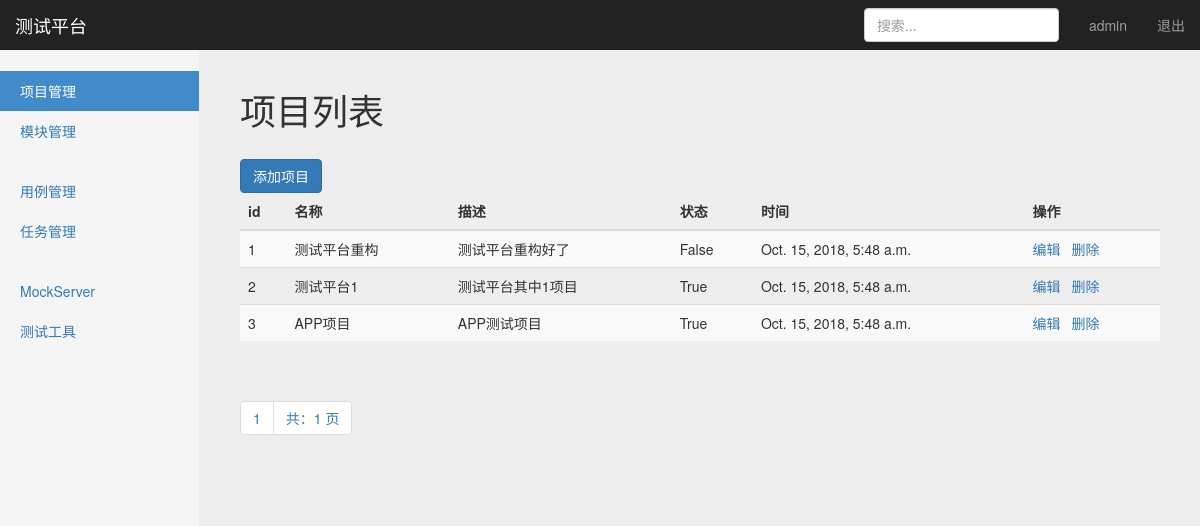
Before: /manage/project_manage/ (signed in) with the older database file.
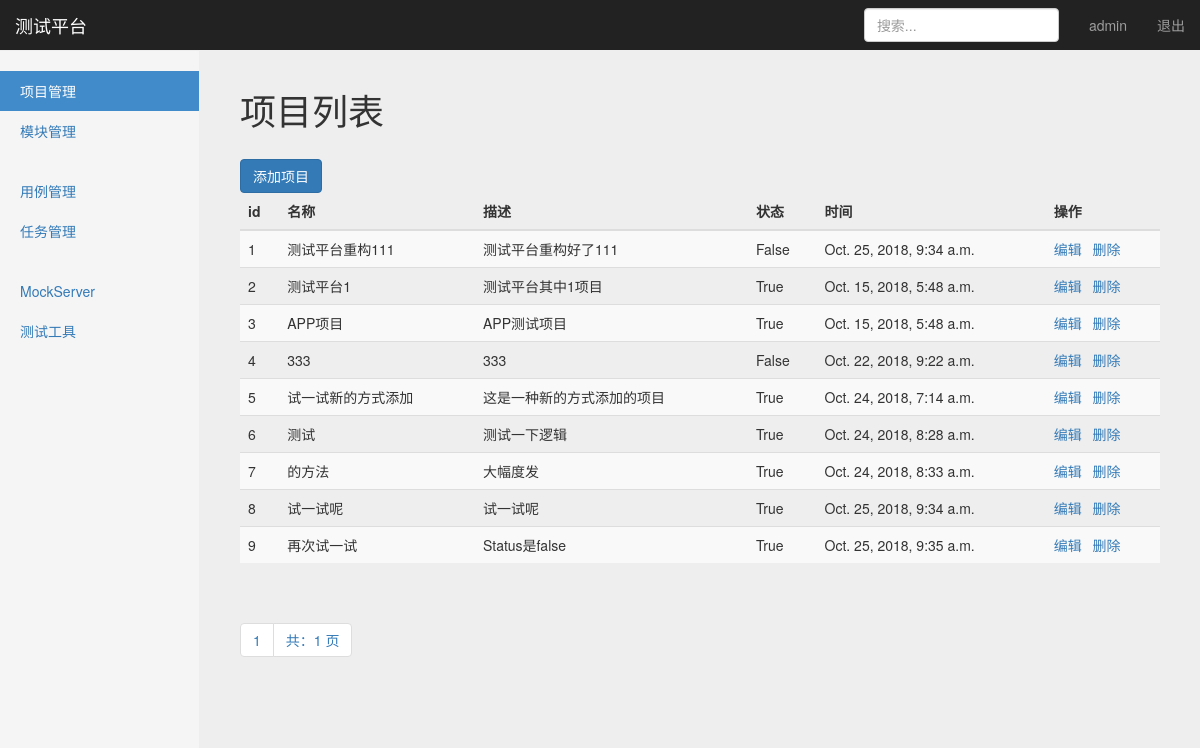
After: the same page with the newer database file.
### project_app/models.py (models this page shows, shortened)
class ProjectManage(models.Model):
    title = models.CharField("名称", max_length=100, blank=False, default="")  # 名称
    description = models.TextField("描述", max_length=100, default="")  # 描述
    status = models.BooleanField("status", default=True)  # 状态
    create_time = models.DateTimeField("创建时间", auto_now_add=True)  # 创建时间

### project_app/views/project_views.py (the view)
# urls.py: path('project_manage/', project_views.project_manage),
@login_required
def project_manage(request):
    username = request.session.get('user1', '')  # 读取浏览器 cookies
    project_list = ProjectManage.objects.get_queryset().order_by('id')
    paginator = Paginator(project_list, 10)
    page = request.GET.get("page")
    try:
        contacts = paginator.page(page)
    except PageNotAnInteger:
        contacts = paginator.page(1)
    except EmptyPage:
        contacts = paginator.page(paginator.num_pages)
    return render(request, "project_manage.html", {"user": username,
                                                   "projects": contacts,
                                                   "type": "list"})

### templates/project_manage.html (shortened to what this page needs)
{% extends "base.html" %}
{% block content %}
  <body>
    <nav class="navbar navbar-inverse navbar-fixed-top">
      <div class="container-fluid">
        <div class="navbar-header">
          <a class="navbar-brand" href="#">测试平台</a>
        </div>
        <div id="navbar" class="navbar-collapse collapse">
          <ul class="nav navbar-nav navbar-right">
            <li><a href="#">{{ user }}</a></li>
            <li><a href="/logout/">退出</a></li>
          </ul>
          <form class="navbar-form navbar-right" method="get" action="/manage/search/">
            <input name="search" type="text" class="form-control" placeholder="搜索...">
          </form>
        </div>
      </div>
    </nav>
    <div class="container-fluid">
      <div class="row">
        <div class="col-sm-3 col-md-2 sidebar">
          <ul class="nav nav-sidebar">
            <li class="active"> <a href="#">项目管理</a></li>
            <li><a href="#">模块管理</a></li>
          </ul>
          <ul class="nav nav-sidebar">
            <li><a href="">用例管理</a></li>
            <li><a href="">任务管理</a></li>
          </ul>
          <ul class="nav nav-sidebar">
            <li><a href="">MockServer</a></li>
            <li><a href="">测试工具</a></li>
          </ul>
        </div>
        {% if type == 'list'%}
        <div class="col-sm-9 col-sm-offset-3 col-md-10 col-md-offset-2 main">
         <div>
          <h1 class="sub-header">项目列表</h1>
          <button type="submit" class="btn btn-primary" onclick="window.location.href='/manage/add_project/'" style="margin-top: 8px;">添加项目</button>
         </div>
          <div class="table-responsive">
            <table class="table table-striped">
              <thead>
                <tr>
                  <th>id</th>
                  <th>名称</th>
                  <th>描述</th>
                  <th>状态</th>
                  <th>时间</th>
                  <th>操作</th>
                </tr>
              </thead>
              <tbody>
                {% for project in projects %}
                  <tr>
                    <td>{{ project.id }}</td>
                    <td>{{ project.title }}</td>
                    <td>{{ project.description }}</td>
                    <td>{{ project.status }}</td>
                    <td>{{ project.create_time }}</td>
                    <td>
                      <a href="{% url 'edit_project_page' project.id %}">编辑</a>&ensp;
                      <a href="{% url 'delete' project.id %}">删除</a>
                    </td>
                  </tr>
                {% endfor %}
              </tbody>
            </table>
               <div class="pagination">
                  <span class="step-links">
                    <ul class="pagination">
                       <li><a href="#">{{ projects.number }}</a></li>
                      <li><a href="#">共：{{ projects.paginator.num_pages }} 页</a></li>
                    </ul>
                  </span>
               </div>
          </div>
        </div>
      {% endif %}
    </div>
{% endblock %}

Changed rows visible on the page:
changed ProjectManage id 1: title "测试平台重构" → "测试平台重构111"; description "测试平台重构好了" → "测试平台重构好了111"; create_time "Oct. 15, 2018, 5:48 a.m." → "Oct. 25, 2018, 9:34 a.m."
added ProjectManage: id "4", title "333", description "333", status "False", create_time "Oct. 22, 2018, 9:22 a.m."
added ProjectManage: id "5", title "试一试新的方式添加", description "这是一种新的方式添加的项目", status "True", create_time "Oct. 24, 2018, 7:14 a.m."
added ProjectManage: id "6", title "测试", description "测试一下逻辑", status "True", create_time "Oct. 24, 2018, 8:28 a.m."
added ProjectManage: id "7", title "的方法", description "大幅度发", status "True", create_time "Oct. 24, 2018, 8:33 a.m."
added ProjectManage: id "8", title "试一试呢", description "试一试呢", status "True", create_time "Oct. 25, 2018, 9:34 a.m."
added ProjectManage: id "9", title "再次试一试", description "Status是false", status "True", create_time "Oct. 25, 2018, 9:35 a.m."
